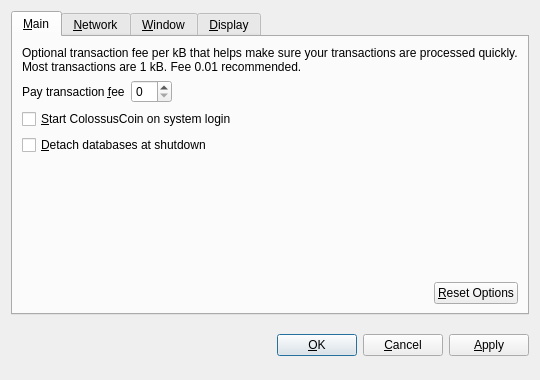
<?xml version="1.0" encoding="UTF-8"?>
<ui version="4.0">
 <class>OptionsDialog</class>
 <widget class="QDialog" name="OptionsDialog">
  <property name="geometry">
   <rect>
    <x>0</x>
    <y>0</y>
    <width>540</width>
    <height>380</height>
   </rect>
  </property>
  <property name="windowTitle">
   <string>Options</string>
  </property>
  <property name="modal">
   <bool>true</bool>
  </property>
  <layout class="QVBoxLayout" name="verticalLayout">
   <item>
    <widget class="QTabWidget" name="tabWidget">
     <property name="tabPosition">
      <enum>QTabWidget::North</enum>
     </property>
     <property name="currentIndex">
      <number>0</number>
     </property>
     <widget class="QWidget" name="tabMain">
      <attribute name="title">
       <string>&amp;Main</string>
      </attribute>
      <layout class="QVBoxLayout" name="verticalLayout_Main">
       <item>
        <widget class="QLabel" name="transactionFeeInfoLabel">
         <property name="text">
          <string>Optional transaction fee per kB that helps make sure your transactions are processed quickly. Most transactions are 1 kB. Fee 0.01 recommended.</string>
         </property>
         <property name="textFormat">
          <enum>Qt::PlainText</enum>
         </property>
         <property name="wordWrap">
          <bool>true</bool>
         </property>
        </widget>
       </item>
       <item>
        <layout class="QHBoxLayout" name="horizontalLayout_Main">
         <item>
          <widget class="QLabel" name="transactionFeeLabel">
           <property name="text">
            <string>Pay transaction &amp;fee</string>
           </property>
           <property name="textFormat">
            <enum>Qt::PlainText</enum>
           </property>
           <property name="buddy">
            <cstring>transactionFee</cstring>
           </property>
          </widget>
         </item>
         <item>
          <widget class="BitcoinAmountField" name="transactionFee"/>
         </item>
         <item>
          <spacer name="horizontalSpacer_Main">
           <property name="orientation">
            <enum>Qt::Horizontal</enum>
           </property>
           <property name="sizeHint" stdset="0">
            <size>
             <width>40</width>
             <height>20</height>
            </size>
           </property>
          </spacer>
         </item>
        </layout>
       </item>
       <item>
        <widget class="QCheckBox" name="bitcoinAtStartup">
         <property name="toolTip">
          <string>Automatically start ColossusCoin after logging in to the system.</string>
         </property>
         <property name="text">
          <string>&amp;Start ColossusCoin on system login</string>
         </property>
        </widget>
       </item>
       <item>
        <widget class="QCheckBox" name="detachDatabases">
         <property name="toolTip">
          <string>Detach block and address databases at shutdown. This means they can be moved to another data directory, but it slows down shutdown. The wallet is always detached.</string>
         </property>
         <property name="text">
          <string>&amp;Detach databases at shutdown</string>
         </property>
        </widget>
       </item>
       <item>
        <spacer name="verticalSpacer_Main">
         <property name="orientation">
          <enum>Qt::Vertical</enum>
         </property>
         <property name="sizeHint" stdset="0">
          <size>
           <width>20</width>
           <height>40</height>
          </size>
         </property>
        </spacer>
       </item>
       <item>
        <layout class="QHBoxLayout" name="horizontalLayout_2_Main">
         <item>
          <spacer name="horizontalSpacer_2_Main">
           <property name="orientation">
            <enum>Qt::Horizontal</enum>
           </property>
           <property name="sizeHint" stdset="0">
            <size>
             <width>40</width>
             <height>20</height>
            </size>
           </property>
          </spacer>
         </item>
         <item>
          <widget class="QPushButton" name="resetButton">
           <property name="toolTip">
            <string>Reset all client options to default.</string>
           </property>
           <property name="text">
            <string>&amp;Reset Options</string>
           </property>
           <property name="autoDefault">
            <bool>false</bool>
           </property>
          </widget>
         </item>
        </layout>
       </item>
      </layout>
     </widget>
     <widget class="QWidget" name="tabNetwork">
      <attribute name="title">
       <string>&amp;Network</string>
      </attribute>
      <layout class="QVBoxLayout" name="verticalLayout_Network">
       <item>
        <widget class="QCheckBox" name="mapPortUpnp">
         <property name="toolTip">
          <string>Automatically open the ColossusCoin client port on the router. This only works when your router supports UPnP and it is enabled.</string>
         </property>
         <property name="text">
          <string>Map port using &amp;UPnP</string>
         </property>
        </widget>
       </item>
       <item>
        <widget class="QCheckBox" name="connectSocks">
         <property name="toolTip">
          <string>Connect to the ColossusCoin network through a SOCKS proxy (e.g. when connecting through Tor).</string>
         </property>
         <property name="text">
          <string>&amp;Connect through SOCKS proxy:</string>
         </property>
        </widget>
       </item>
       <item>
        <layout class="QHBoxLayout" name="horizontalLayout_Network">
         <item>
          <widget class="QLabel" name="proxyIpLabel">
           <property name="text">
            <string>Proxy &amp;IP:</string>
           </property>
           <property name="textFormat">
            <enum>Qt::PlainText</enum>
           </property>
           <property name="buddy">
            <cstring>proxyIp</cstring>
           </property>
          </widget>
         </item>
         <item>
          <widget class="QValidatedLineEdit" name="proxyIp">
           <property name="maximumSize">
            <size>
             <width>140</width>
             <height>16777215</height>
            </size>
           </property>
           <property name="toolTip">
            <string>IP address of the proxy (e.g. 127.0.0.1)</string>
           </property>
          </widget>
         </item>
         <item>
          <widget class="QLabel" name="proxyPortLabel">
           <property name="text">
            <string>&amp;Port:</string>
           </property>
           <property name="textFormat">
            <enum>Qt::PlainText</enum>
           </property>
           <property name="buddy">
            <cstring>proxyPort</cstring>
           </property>
          </widget>
         </item>
         <item>
          <widget class="QLineEdit" name="proxyPort">
           <property name="maximumSize">
            <size>
             <width>55</width>
             <height>16777215</height>
            </size>
           </property>
           <property name="toolTip">
            <string>Port of the proxy (e.g. 9050)</string>
           </property>
          </widget>
         </item>
         <item>
          <widget class="QLabel" name="socksVersionLabel">
           <property name="text">
            <string>SOCKS &amp;Version:</string>
           </property>
           <property name="textFormat">
            <enum>Qt::PlainText</enum>
           </property>
           <property name="buddy">
            <cstring>socksVersion</cstring>
           </property>
          </widget>
         </item>
         <item>
          <widget class="QValueComboBox" name="socksVersion">
           <property name="toolTip">
            <string>SOCKS version of the proxy (e.g. 5)</string>
           </property>
          </widget>
         </item>
         <item>
          <spacer name="horizontalSpacer_Network">
           <property name="orientation">
            <enum>Qt::Horizontal</enum>
           </property>
           <property name="sizeHint" stdset="0">
            <size>
             <width>40</width>
             <height>20</height>
            </size>
           </property>
          </spacer>
         </item>
        </layout>
       </item>
       <item>
        <spacer name="verticalSpacer_Network">
         <property name="orientation">
          <enum>Qt::Vertical</enum>
         </property>
         <property name="sizeHint" stdset="0">
          <size>
           <width>20</width>
           <height>40</height>
          </size>
         </property>
        </spacer>
       </item>
      </layout>
     </widget>
     <widget class="QWidget" name="tabWindow">
      <attribute name="title">
       <string>&amp;Window</string>
      </attribute>
      <layout class="QVBoxLayout" name="verticalLayout_Window">
       <item>
        <widget class="QCheckBox" name="minimizeToTray">
         <property name="toolTip">
          <string>Show only a tray icon after minimizing the window.</string>
         </property>
         <property name="text">
          <string>&amp;Minimize to the tray instead of the taskbar</string>
         </property>
        </widget>
       </item>
       <item>
        <widget class="QCheckBox" name="minimizeOnClose">
         <property name="toolTip">
          <string>Minimize instead of exit the application when the window is closed. When this option is enabled, the application will be closed only after selecting Quit in the menu.</string>
         </property>
         <property name="text">
          <string>M&amp;inimize on close</string>
         </property>
        </widget>
       </item>
       <item>
        <spacer name="verticalSpacer_Window">
         <property name="orientation">
          <enum>Qt::Vertical</enum>
         </property>
         <property name="sizeHint" stdset="0">
          <size>
           <width>20</width>
           <height>40</height>
          </size>
         </property>
        </spacer>
       </item>
      </layout>
     </widget>
     <widget class="QWidget" name="tabDisplay">
      <attribute name="title">
       <string>&amp;Display</string>
      </attribute>
      <layout class="QVBoxLayout" name="verticalLayout_Display">
       <item>
        <layout class="QHBoxLayout" name="horizontalLayout_1_Display">
         <item>
          <widget class="QLabel" name="langLabel">
           <property name="text">
            <string>User Interface &amp;language:</string>
           </property>
           <property name="textFormat">
            <enum>Qt::PlainText</enum>
           </property>
           <property name="buddy">
            <cstring>lang</cstring>
           </property>
          </widget>
         </item>
         <item>
          <widget class="QValueComboBox" name="lang">
           <property name="toolTip">
            <string>The user interface language can be set here. This setting will take effect after restarting ColossusCoin.</string>
           </property>
          </widget>
         </item>
        </layout>
       </item>
       <item>
        <layout class="QHBoxLayout" name="horizontalLayout_2_Display">
         <item>
          <widget class="QLabel" name="unitLabel">
           <property name="text">
            <string>&amp;Unit to show amounts in:</string>
           </property>
           <property name="textFormat">
            <enum>Qt::PlainText</enum>
           </property>
           <property name="buddy">
            <cstring>unit</cstring>
           </property>
          </widget>
         </item>
         <item>
          <widget class="QValueComboBox" name="unit">
           <property name="toolTip">
            <string>Choose the default subdivision unit to show in the interface and when sending coins.</string>
           </property>
          </widget>
         </item>
        </layout>
       </item>
       <item>
        <widget class="QCheckBox" name="displayAddresses">
         <property name="toolTip">
          <string>Whether to show ColossusCoin addresses in the transaction list or not.</string>
         </property>
         <property name="text">
          <string>&amp;Display addresses in transaction list</string>
         </property>
        </widget>
       </item>
       <item>
        <widget class="QCheckBox" name="coinControlFeatures">
         <property name="toolTip">
          <string>Whether to show coin control features or not.</string>
         </property>
         <property name="text">
          <string>Display coin &amp;control features (experts only!)</string>
         </property>
        </widget>
       </item>
       <item>
        <spacer name="verticalSpacer_Display">
         <property name="orientation">
          <enum>Qt::Vertical</enum>
         </property>
         <property name="sizeHint" stdset="0">
          <size>
           <width>20</width>
           <height>40</height>
          </size>
         </property>
        </spacer>
       </item>
      </layout>
     </widget>
    </widget>
   </item>
   <item>
    <layout class="QHBoxLayout" name="horizontalLayout_Buttons">
     <item>
      <spacer name="horizontalSpacer_1">
       <property name="orientation">
        <enum>Qt::Horizontal</enum>
       </property>
       <property name="sizeHint" stdset="0">
        <size>
         <width>40</width>
         <height>48</height>
        </size>
       </property>
      </spacer>
     </item>
     <item>
      <widget class="QLabel" name="statusLabel">
       <property name="font">
        <font>
         <weight>75</weight>
         <bold>true</bold>
        </font>
       </property>
       <property name="text">
        <string/>
       </property>
       <property name="textFormat">
        <enum>Qt::PlainText</enum>
       </property>
       <property name="wordWrap">
        <bool>true</bool>
       </property>
      </widget>
     </item>
     <item>
      <spacer name="horizontalSpacer_2">
       <property name="orientation">
        <enum>Qt::Horizontal</enum>
       </property>
       <property name="sizeHint" stdset="0">
        <size>
         <width>40</width>
         <height>48</height>
        </size>
       </property>
      </spacer>
     </item>
     <item>
      <widget class="QPushButton" name="okButton">
       <property name="text">
        <string>&amp;OK</string>
       </property>
      </widget>
     </item>
     <item>
      <widget class="QPushButton" name="cancelButton">
       <property name="text">
        <string>&amp;Cancel</string>
       </property>
       <property name="autoDefault">
        <bool>false</bool>
       </property>
      </widget>
     </item>
     <item>
      <widget class="QPushButton" name="applyButton">
       <property name="text">
        <string>&amp;Apply</string>
       </property>
       <property name="autoDefault">
        <bool>false</bool>
       </property>
      </widget>
     </item>
    </layout>
   </item>
  </layout>
 </widget>
 <customwidgets>
  <customwidget>
   <class>QValueComboBox</class>
   <extends>QComboBox</extends>
   <header>qvaluecombobox.h</header>
  </customwidget>
  <customwidget>
   <class>BitcoinAmountField</class>
   <extends>QSpinBox</extends>
   <header>bitcoinamountfield.h</header>
  </customwidget>
  <customwidget>
   <class>QValidatedLineEdit</class>
   <extends>QLineEdit</extends>
   <header>qvalidatedlineedit.h</header>
  </customwidget>
 </customwidgets>
 <resources/>
 <connections/>
</ui>
